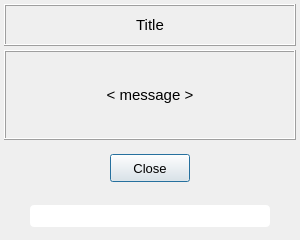
<?xml version="1.0" encoding="UTF-8"?>
<ui version="4.0">
 <class>Dialog</class>
 <widget class="QDialog" name="Dialog">
  <property name="geometry">
   <rect>
    <x>0</x>
    <y>0</y>
    <width>300</width>
    <height>240</height>
   </rect>
  </property>
  <property name="minimumSize">
   <size>
    <width>300</width>
    <height>240</height>
   </size>
  </property>
  <property name="maximumSize">
   <size>
    <width>650</width>
    <height>600</height>
   </size>
  </property>
  <property name="windowTitle">
   <string>Dialog</string>
  </property>
  <layout class="QGridLayout" name="gridLayout_3">
   <property name="leftMargin">
    <number>4</number>
   </property>
   <property name="topMargin">
    <number>4</number>
   </property>
   <property name="rightMargin">
    <number>4</number>
   </property>
   <property name="bottomMargin">
    <number>4</number>
   </property>
   <property name="spacing">
    <number>4</number>
   </property>
   <item row="2" column="0">
    <widget class="QFrame" name="frame_button">
     <property name="minimumSize">
      <size>
       <width>0</width>
       <height>48</height>
      </size>
     </property>
     <property name="maximumSize">
      <size>
       <width>650</width>
       <height>48</height>
      </size>
     </property>
     <property name="frameShape">
      <enum>QFrame::NoFrame</enum>
     </property>
     <property name="frameShadow">
      <enum>QFrame::Raised</enum>
     </property>
     <layout class="QGridLayout" name="gridLayout_2">
      <property name="leftMargin">
       <number>0</number>
      </property>
      <property name="topMargin">
       <number>0</number>
      </property>
      <property name="rightMargin">
       <number>0</number>
      </property>
      <property name="bottomMargin">
       <number>0</number>
      </property>
      <property name="spacing">
       <number>2</number>
      </property>
      <item row="0" column="0">
       <widget class="QPushButton" name="pushButton_close">
        <property name="minimumSize">
         <size>
          <width>80</width>
          <height>28</height>
         </size>
        </property>
        <property name="maximumSize">
         <size>
          <width>80</width>
          <height>28</height>
         </size>
        </property>
        <property name="sizeIncrement">
         <size>
          <width>0</width>
          <height>0</height>
         </size>
        </property>
        <property name="font">
         <font>
          <family>MS Shell Dlg 2</family>
          <pointsize>10</pointsize>
          <weight>50</weight>
          <italic>false</italic>
          <bold>false</bold>
         </font>
        </property>
        <property name="styleSheet">
         <string notr="true"/>
        </property>
        <property name="text">
         <string>Close</string>
        </property>
        <property name="default">
         <bool>false</bool>
        </property>
        <property name="flat">
         <bool>false</bool>
        </property>
       </widget>
      </item>
     </layout>
    </widget>
   </item>
   <item row="1" column="0">
    <widget class="QFrame" name="frame_message">
     <property name="font">
      <font>
       <pointsize>10</pointsize>
      </font>
     </property>
     <property name="frameShape">
      <enum>QFrame::Box</enum>
     </property>
     <property name="frameShadow">
      <enum>QFrame::Raised</enum>
     </property>
     <layout class="QGridLayout" name="gridLayout_4">
      <property name="leftMargin">
       <number>2</number>
      </property>
      <property name="topMargin">
       <number>2</number>
      </property>
      <property name="rightMargin">
       <number>2</number>
      </property>
      <property name="bottomMargin">
       <number>2</number>
      </property>
      <property name="spacing">
       <number>0</number>
      </property>
      <item row="0" column="0">
       <widget class="QScrollArea" name="scrollArea">
        <property name="frameShape">
         <enum>QFrame::NoFrame</enum>
        </property>
        <property name="widgetResizable">
         <bool>true</bool>
        </property>
        <widget class="QWidget" name="scrollAreaWidgetContents">
         <property name="geometry">
          <rect>
           <x>0</x>
           <y>0</y>
           <width>284</width>
           <height>82</height>
          </rect>
         </property>
         <layout class="QGridLayout" name="gridLayout_5">
          <property name="leftMargin">
           <number>4</number>
          </property>
          <property name="topMargin">
           <number>4</number>
          </property>
          <property name="rightMargin">
           <number>4</number>
          </property>
          <property name="bottomMargin">
           <number>4</number>
          </property>
          <item row="0" column="0">
           <widget class="QLabel" name="label_message">
            <property name="minimumSize">
             <size>
              <width>0</width>
              <height>0</height>
             </size>
            </property>
            <property name="maximumSize">
             <size>
              <width>650</width>
              <height>1200</height>
             </size>
            </property>
            <property name="font">
             <font>
              <pointsize>11</pointsize>
             </font>
            </property>
            <property name="frameShape">
             <enum>QFrame::NoFrame</enum>
            </property>
            <property name="frameShadow">
             <enum>QFrame::Raised</enum>
            </property>
            <property name="text">
             <string>&lt; message &gt;</string>
            </property>
            <property name="textFormat">
             <enum>Qt::AutoText</enum>
            </property>
            <property name="alignment">
             <set>Qt::AlignCenter</set>
            </property>
            <property name="wordWrap">
             <bool>true</bool>
            </property>
            <property name="margin">
             <number>2</number>
            </property>
            <property name="indent">
             <number>-1</number>
            </property>
           </widget>
          </item>
         </layout>
        </widget>
       </widget>
      </item>
     </layout>
    </widget>
   </item>
   <item row="0" column="0">
    <widget class="QFrame" name="frame_title">
     <property name="minimumSize">
      <size>
       <width>0</width>
       <height>42</height>
      </size>
     </property>
     <property name="maximumSize">
      <size>
       <width>650</width>
       <height>42</height>
      </size>
     </property>
     <property name="frameShape">
      <enum>QFrame::Box</enum>
     </property>
     <property name="frameShadow">
      <enum>QFrame::Raised</enum>
     </property>
     <layout class="QGridLayout" name="gridLayout">
      <property name="leftMargin">
       <number>0</number>
      </property>
      <property name="topMargin">
       <number>0</number>
      </property>
      <property name="rightMargin">
       <number>0</number>
      </property>
      <property name="bottomMargin">
       <number>0</number>
      </property>
      <property name="spacing">
       <number>2</number>
      </property>
      <item row="0" column="0">
       <widget class="QLabel" name="label_title">
        <property name="minimumSize">
         <size>
          <width>0</width>
          <height>0</height>
         </size>
        </property>
        <property name="maximumSize">
         <size>
          <width>620</width>
          <height>36</height>
         </size>
        </property>
        <property name="font">
         <font>
          <family>MS Shell Dlg 2</family>
          <pointsize>11</pointsize>
          <weight>50</weight>
          <italic>false</italic>
          <bold>false</bold>
         </font>
        </property>
        <property name="styleSheet">
         <string notr="true"/>
        </property>
        <property name="frameShape">
         <enum>QFrame::NoFrame</enum>
        </property>
        <property name="frameShadow">
         <enum>QFrame::Raised</enum>
        </property>
        <property name="text">
         <string>Title</string>
        </property>
        <property name="textFormat">
         <enum>Qt::AutoText</enum>
        </property>
        <property name="alignment">
         <set>Qt::AlignCenter</set>
        </property>
        <property name="margin">
         <number>6</number>
        </property>
       </widget>
      </item>
     </layout>
    </widget>
   </item>
   <item row="3" column="0">
    <widget class="QFrame" name="frame_progress_bar">
     <property name="minimumSize">
      <size>
       <width>0</width>
       <height>40</height>
      </size>
     </property>
     <property name="maximumSize">
      <size>
       <width>650</width>
       <height>40</height>
      </size>
     </property>
     <property name="frameShape">
      <enum>QFrame::NoFrame</enum>
     </property>
     <property name="frameShadow">
      <enum>QFrame::Raised</enum>
     </property>
     <layout class="QGridLayout" name="gridLayout_6">
      <property name="leftMargin">
       <number>0</number>
      </property>
      <property name="topMargin">
       <number>0</number>
      </property>
      <property name="rightMargin">
       <number>0</number>
      </property>
      <property name="bottomMargin">
       <number>0</number>
      </property>
      <property name="spacing">
       <number>2</number>
      </property>
      <item row="0" column="0">
       <widget class="QProgressBar" name="progress_bar_timer">
        <property name="maximumSize">
         <size>
          <width>240</width>
          <height>16777215</height>
         </size>
        </property>
        <property name="styleSheet">
         <string notr="true">QProgressBar { border-radius: 4px;  background-color: rgb(255,255,255);  border-width: 1px}
QProgressBar::chunk {border-radius: 4px;   background-color:  rgb(20,150,255);  border-width: 1px }</string>
        </property>
        <property name="value">
         <number>0</number>
        </property>
        <property name="textVisible">
         <bool>false</bool>
        </property>
       </widget>
      </item>
     </layout>
    </widget>
   </item>
  </layout>
 </widget>
 <tabstops>
  <tabstop>scrollArea</tabstop>
  <tabstop>pushButton_close</tabstop>
 </tabstops>
 <resources/>
 <connections/>
</ui>
